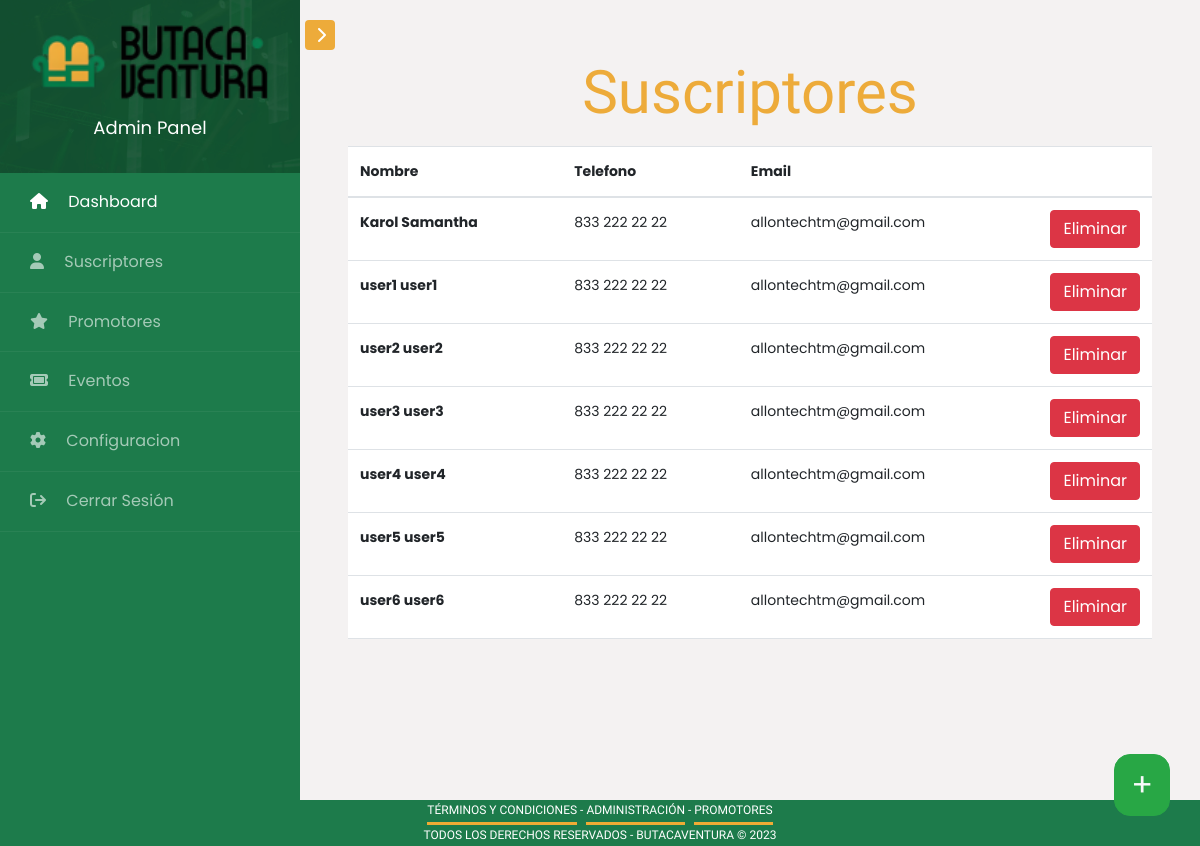
The app's page /suscriber_list/ (signed in), older data.
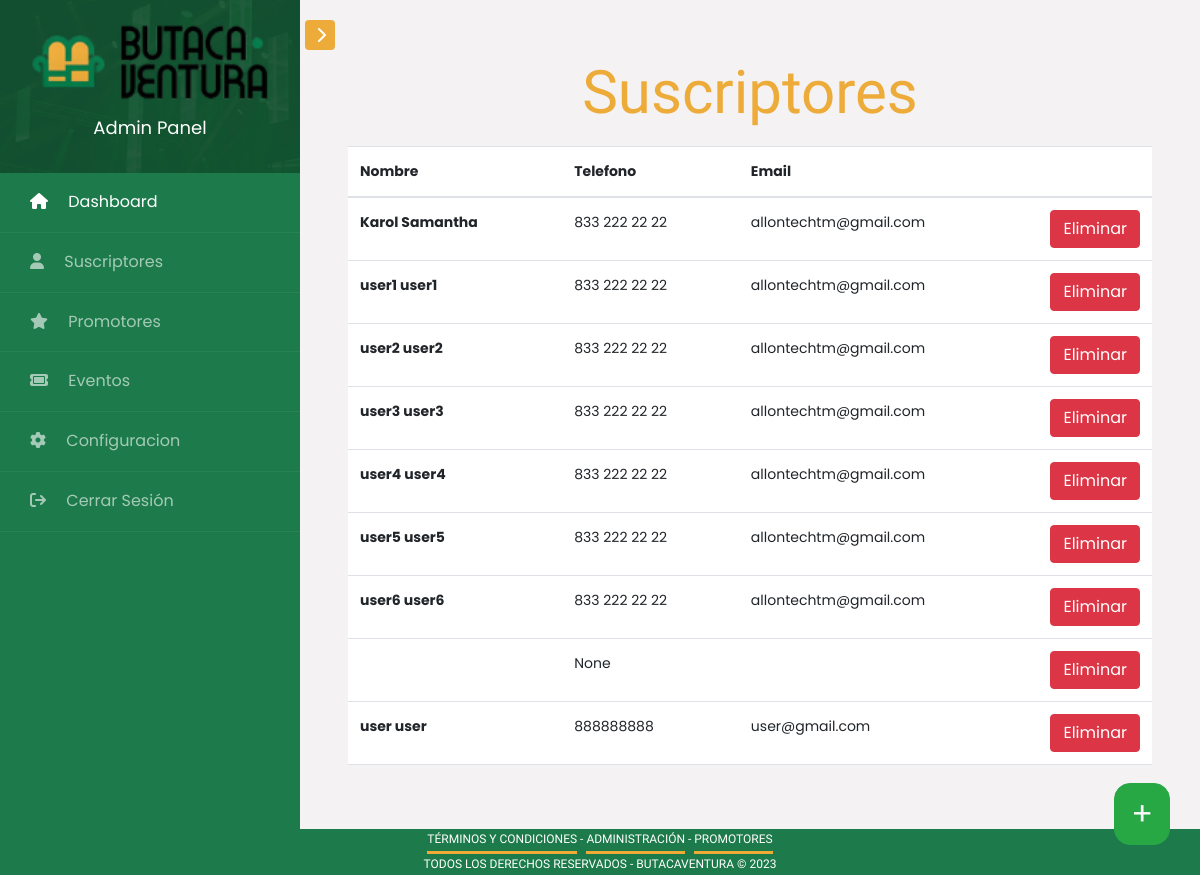
The same page, newer data.
### users/models.py (models this page shows, shortened)
class CustomUser(AbstractUser):
    user_id = models.CharField(max_length=20, primary_key=True, unique=True)
    birthday = models.DateField(auto_now=False, auto_now_add=False, null=True, blank=True)
    address = models.CharField(max_length=150, null=True)
    telephone = models.CharField(max_length=150, null=True)
    city = models.ForeignKey(City, on_delete=models.CASCADE, null=True, blank=True)
    state = models.ForeignKey(State, on_delete=models.CASCADE, null=True, blank=True)
    auth_age = models.BooleanField(default=False, blank=True)
    send_mail = models.BooleanField(default=False, blank=True)
    terms_conds = models.BooleanField(default=False, blank=True)
    status = models.CharField(max_length=50, null=True, blank=True)

### butaca/views.py (the view)
# urls.py: path('suscriber_list/', SuscriberListView.as_view(), name='suscriber_list'),
class SuscriberListView(LoginRequiredMixin, ListView):
    model = CustomUser
    template_name = "butaca/suscriber_list.html"
    def get_context_data(self, **kwargs):
        context = super().get_context_data(**kwargs)
        context["suscribers"] = CustomUser.objects.filter(status=None)
        return context

### butaca/templates/butaca/suscriber_list.html (shortened to what this page needs)
{% extends 'base_dashboard.html' %}
{% block content %}
<div class="container">
    <h3 class="fontevents text-center">Suscriptores</h3>
</div>
<div>
  <table class="table">
    <thead>
      <tr>
        <th scope="col">Nombre</th>
        <th scope="col">Telefono</th>
        <th scope="col">Email</th>
        <th scope="col"></th>
      </tr>
    </thead>
    <tbody>
      {% for suscriber in suscribers  %}
      <tr>
        <th scope="row">{{ suscriber.first_name }} {{ suscriber.last_name }}</th>
        <td>{{ suscriber.telephone }}</td>
        <td>{{ suscriber.email }}</td>
        <td class="text-end col-1">
          <button type="button" class="btn btn-danger" data-bs-toggle="modal" data-bs-target="#{{ suscriber.user_id }}">
            Eliminar
          </button>
        </td>
      </tr>
      {% endfor %}
    </tbody>
  </table>
</div>
<a class="btn btn-success overflow-button px-3 rounded-4" href="{% url 'register_suscriber_admin' %}"><h2 class="m-auto text-light">
  +</h2>
</a>
{% endblock content %}

### templates/base_dashboard.html (shortened to what this page needs)
<!DOCTYPE html>
<html lang="es">
{% load static %}
<head>
    <link href="https://cdn.jsdelivr.net/npm/bootstrap@5.3.0/dist/css/bootstrap.min.css" rel="stylesheet">
    <link rel="stylesheet" href="https://cdnjs.cloudflare.com/ajax/libs/font-awesome/6.4.0/css/all.min.css">
    <link rel="stylesheet" href="{% static 'css/main.css' %}"/>
    <link rel="stylesheet" href="{% static 'css/style.css' %}"/>
<body style="background-color: #f4f2f2;">
    <div class="wrapper d-flex align-items-stretch">
      <nav id="sidebar">
          <div class="custom-menu">
              <button type="button" id="sidebarCollapse" class="btn btn-primary" style="background-color:#EDAB3A;"></button>
          </div>
          <div class="img bg-wrap text-center py-4" style="background-image: url({% static 'images/back_register2.jpg' %});">
            <div class="user-logo">
                <a href="{% url 'home' %}"><div class="img" style="background-image: url({% static 'images/logo_nav.png' %});"></div></a>
                <h3>Admin Panel</h3>
            </div>
          </div>
          <ul class="list-unstyled components mb-5">
            <li class="active">
              <a href="{% url 'dashboard' %}"><span class="fa fa-home mr-3"></span> Dashboard</a></li>
            <li>
              <a href="{% url 'suscriber_list' %}"><span class="fa fa-user mr-3 notif"></span> Suscriptores</a>
            </li>
            <li>
              <a href="{% url 'promoter_list' %}"><span class="fa fa-star mr-3"></span> Promotores</a>
            </li>
            <li>
              <a href="{% url 'event_list' %}"><span class="fa fa-ticket mr-3"></span> Eventos</a>
            </li>
            <li>
              <a href="{% url 'settings_admin' %}"><span class="fa fa-cog mr-3"></span> Configuracion</a>
            </li>
            <li>
              <a href="{% url 'logout' %}"><span class="fa fa-sign-out mr-3"></span> Cerrar Sesión</a>
            </li>
          </ul>
      </nav>
      <div id="content" class="p-4 p-md-5 pt-5">
        {% block content %}{% endblock content %}
      </div>
    </div>
</body>
<footer>
<div class="backgroundhome termsfont text-center">
  <a href="/terminosycondiciones/" style="color:#ffffff; border-bottom: 3px solid #efab35; display: inline-block;">
    TÉRMINOS Y CONDICIONES
  </a>
  -
  <a href="/administracion_general/" style=" color:#ffffff; border-bottom: 3px solid #efab35; display: inline-block;">
    ADMINISTRACIÓN
  </a>
  -
  <a href="/administracion_general/" style=" color:#ffffff; border-bottom: 3px solid #efab35; display: inline-block;">
    PROMOTORES
  </a>
  <div class="">TODOS LOS DERECHOS RESERVADOS - BUTACAVENTURA
    © 2023
  </div>
</div>
</footer>

### static/css/main.css (style rules this page uses)
.termsfont { color: #ffffff; font-family: 'Comfortaa', sans-serif; font-size: 12px; }
.backgroundhome { background-color:#1D7B4B; color:#ffffff; }
.fontevents { color: #EDAB3A; font-family: 'Comfortaa', sans-serif; font-size: 60px; }
.overflow-button { position: fixed; bottom: 30px; right: 30px; z-index: 9999; }

Row changes from the older to the newer data that the page shows:
added CustomUser: telephone "None"
added CustomUser: first_name "user", last_name "user", telephone "888888888", email "user@gmail.com"
